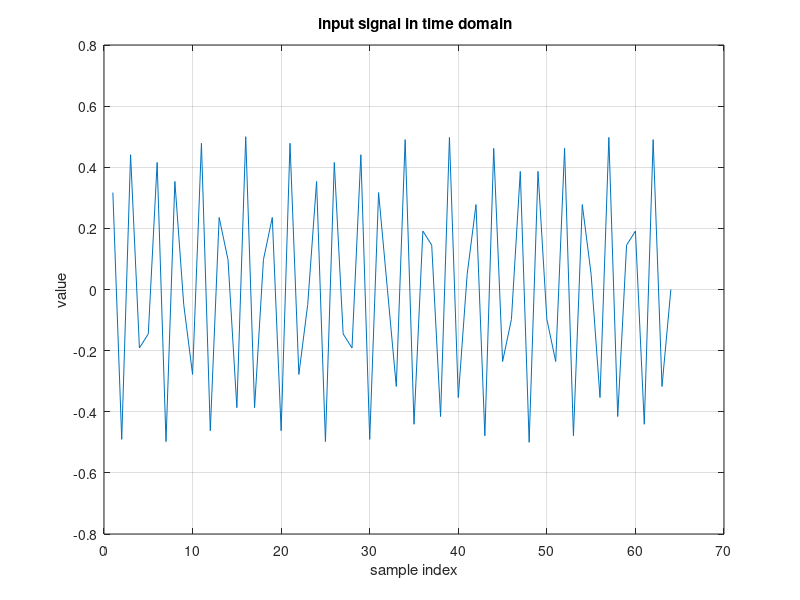
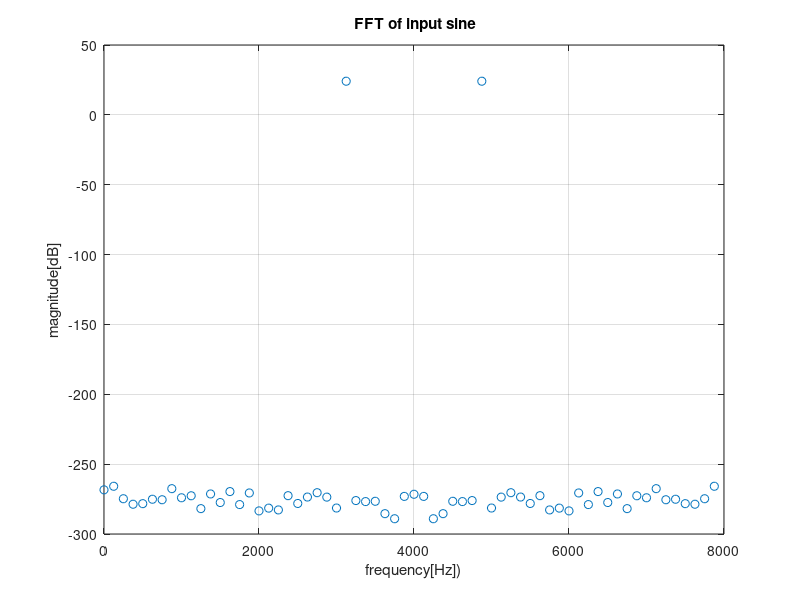

Write MATLAB code to recreate these figures, in order.
% Select FFT-Size N for given Fs and signal frequency f0 avoiding leakage
%
%
clear;close all
%             

Fs     = 8000;               % Sampling frequency


% Generation of input stimuli

amplitude=0.5;       
f0sin=3125;           % frequency of the input sine wave    
%f0sin=3100;           % frequency of the input sine wave 
N=64;               % out of  N*(1/Fs)= integer multiple of 1/fosin --> N=Fs/fosin --> integer; N= 8/3.125=8/(25/8)=8*8/25 --> 64
%N=80;               % out of  N*(1/Fs)= integer multiple of 1/fosin --> N=Fs/fosin --> integer; N= 8/3.1=8/(31/10)=8*10/31 --> 80   

f_vec=(0:N-1)/N*Fs;
indsin=1:N;
xinsin=amplitude*sin(2*pi*indsin*f0sin/Fs);

len=length(xinsin);

figure
plot(xinsin);grid on;
xlabel('sample index')
ylabel('value')
title (' input signal in time domain')

% FFT  
xin_fft=fft(xinsin);    

% plot magnitude response of FFT
figure;
plot(f_vec(1:length(xin_fft)),20*log10(abs(xin_fft(1:length(xin_fft)))),'o');grid on;
xlabel('frequency[Hz])');
ylabel('magnitude[dB]')
title(' FFT of input sine')


